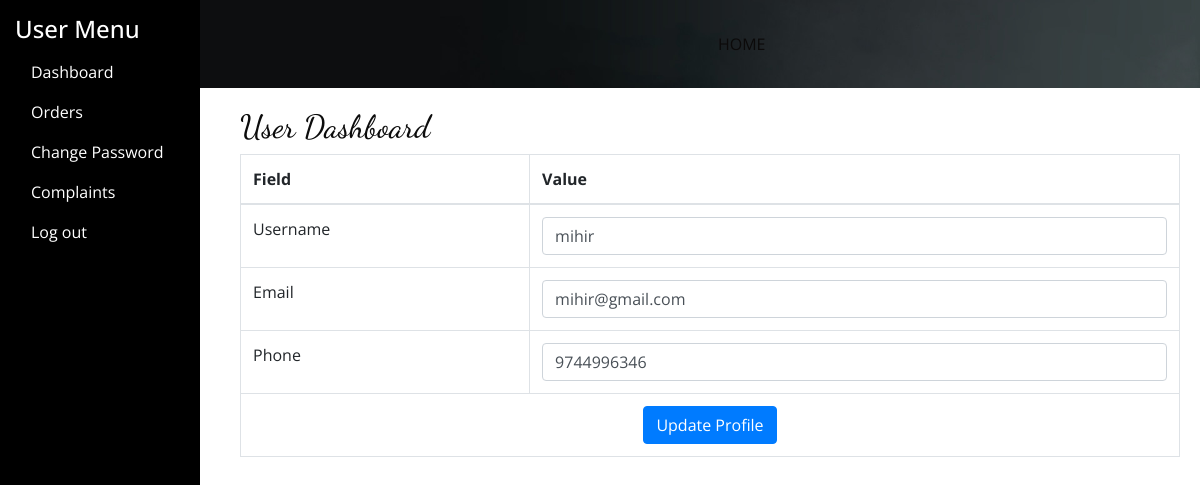
Screenshot of /user_dashboard.php (signed in) with the database file from the repository.
### tables this page shows
CREATE TABLE `users` (
  `user_id` int(11) NOT NULL,
  `username` varchar(50) NOT NULL,
  `email` varchar(100) NOT NULL,
  `password` varchar(255) NOT NULL,
  `phone` varchar(15) DEFAULT NULL,
  `created_at` timestamp NOT NULL DEFAULT current_timestamp()
);

### user_dashboard.php (the view, shortened to what this page needs)
<?php
require_once 'includes/db_connect.php';
require_once 'header.php';
$userId = $_SESSION['userid'];
$stmt = $conn->prepare("SELECT username, email, phone FROM users WHERE user_id = ?");
$stmt->bind_param("i", $userId);
$stmt->execute();
$user = $stmt->get_result()->fetch_assoc();
?>
<!DOCTYPE html>
<html lang="en">
<head>
    <link rel="stylesheet" type="text/css" href="css/bootstrap.css" />
    <link href="css/font-awesome.min.css" rel="stylesheet" />
    <link href="css/style.css" rel="stylesheet" />
</head>
<body>
    <div class="sidebar">
        <h4>User Menu</h4>
        <ul class="nav flex-column">
            <li class="nav-item">
                <a class="nav-link" href="user_dashboard.php">Dashboard</a>
            </li>
            <li class="nav-item">
                <a class="nav-link" href="user_orders.php">Orders</a>
            </li>
            <li class="nav-item">
                <a class="nav-link" href="change_user_password.php">Change Password</a>
            </li>
            <li class="nav-item">
                <a class="nav-link" href="complain.php">Complaints</a>
            </li>
            <li class="nav-item">
                <a class="nav-link" href="logout.php">Log out</a>
            </li>
        </ul>
    </div>
    <div class="content">
        <h2>User Dashboard</h2>
        <table class="table table-bordered">
            <thead>
                <tr>
                    <th>Field</th>
                    <th>Value</th>
                </tr>
            </thead>
            <tbody>
                <form method="POST" action="">
                    <tr>
                        <td>Username</td>
                        <td><input type="text" name="username" value="<?php echo htmlspecialchars($user['username']); ?>" required class="form-control"></td>
                    </tr>
                    <tr>
                        <td>Email</td>
                        <td><input type="email" name="email" value="<?php echo htmlspecialchars($user['email']); ?>" required class="form-control"></td>
                    </tr>
                    <tr>
                        <td>Phone</td>
                        <td><input type="text" name="phone" value="<?php echo htmlspecialchars($user['phone']); ?>" class="form-control"></td>
                    </tr>
                    <tr>
                        <td colspan="2" class="text-center">
                            <button type="submit" class="btn btn-primary">Update Profile</button>
                        </td>
                    </tr>
                </form>
            </tbody>
        </table>
    </div>
</body>
</html>

### css/style.css (style rules this page uses)
body { font-family: "Open Sans", sans-serif; color: #0c0c0c; background-color: #ffffff; overflow-x: hidden; }
h1, h2 { font-family: 'Dancing Script', cursive; }
a, a:hover, a:focus { text-decoration: none; }
.btn, .btn:focus { outline: none !important; -webkit-box-shadow: none; box-shadow: none; }

### user_dashboard.php (style rules this page uses)
.sidebar { width: 200px; background-color: black; padding: 15px; position: fixed; height: 100%; top: 0; left: 0; color: white; }
.sidebar a { color: white; }
.content { margin-left: 220px; padding: 20px; }

### rows the page displays
users: username "mihir", email "mihir@gmail.com", phone "9744996346"
